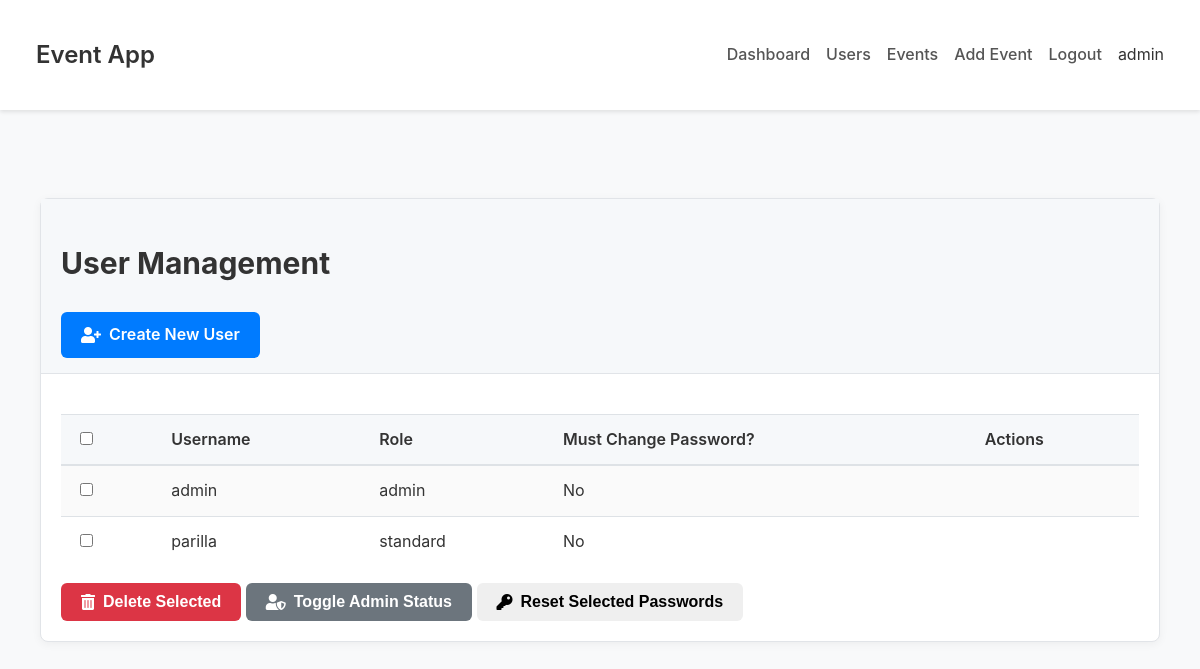
The app's page /admin/users (signed in), older data.
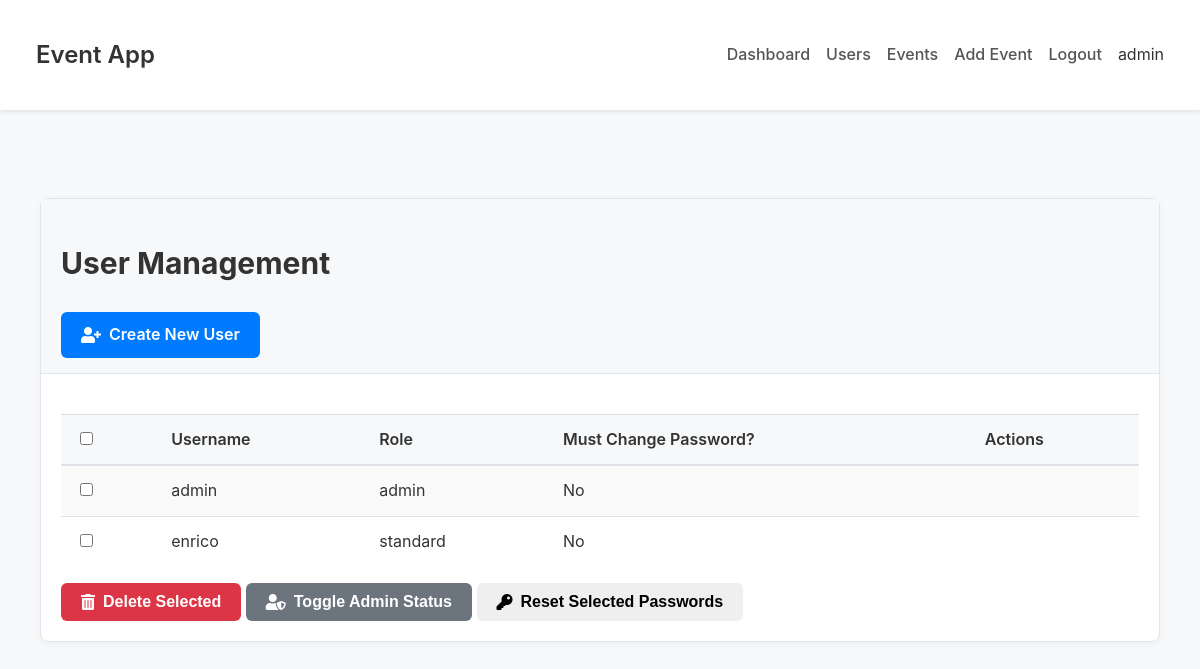
The same page, newer data.
### tables this page shows
CREATE TABLE users (
        id INTEGER PRIMARY KEY AUTOINCREMENT,
        username TEXT UNIQUE NOT NULL,
        password_hash TEXT NOT NULL,
        role TEXT NOT NULL CHECK(role IN ('admin', 'standard')),
        must_change_password INTEGER NOT NULL DEFAULT 0
    );

### app.py (the view)
@app.route('/admin/users')
@admin_required
def admin_users():
    db = get_db()
    users = db.execute('SELECT id, username, role, must_change_password FROM users').fetchall()
    return render_template('user_list.html', users=users, username=session['username'], role=session['role'])

### app.py (called while the page is built)
def get_db():
    if 'db' not in g:
        g.db = sqlite3.connect(DATABASE)
        g.db.row_factory = sqlite3.Row  # This makes rows behave like dicts
    return g.db

def admin_required(f):
    @wraps(f)
    def decorated_function(*args, **kwargs):
        if not session.get('logged_in') or session.get('role') != 'admin':
            flash('You do not have permission to access this page.', 'danger')
            return redirect(url_for('login'))
        return f(*args, **kwargs)
    return decorated_function

### templates/user_list.html (shortened to what this page needs)
{% extends "base.html" %}
{% block content %}
<div class="container mt-4">
    <div class="card">
        <div class="card-header d-flex justify-content-between align-items-center">
            <h2>User Management</h2>
            <a href="{{ url_for('create_user') }}" class="btn btn-primary">
                <i class="fas fa-user-plus"></i> Create New User
            </a>
        </div>
        <div class="card-body">
            {% if users %}
            <form method="post" id="user_actions_form">
                <div class="table-responsive">
                    <table class="table table-striped table-hover">
                        <thead class="thead-light">
                            <tr>
                                <th><input type="checkbox" id="select_all_users"></th>
                                <th>Username</th>
                                <th>Role</th>
                                <th>Must Change Password?</th>
                                <th class="text-right">Actions</th>
                            </tr>
                        </thead>
                        <tbody>
                            {% for user in users %}
                            <tr>
                                <td><input type="checkbox" name="user_ids" value="{{ user.id }}" class="user-checkbox"></td>
                                <td>{{ user.username }}</td>
                                <td>{{ user.role }}</td>
                                <td>{{ 'Yes' if user.must_change_password else 'No' }}</td>
                                <td class="text-right">
                                </td>
                            </tr>
                            {% endfor %}
                        </tbody>
                    </table>
                </div>
                <div class="mt-3 d-flex gap-2">
                    <button type="submit" form-action="{{ url_for('delete_selected_users') }}" class="btn btn-danger">
                        <i class="fas fa-trash-alt"></i> Delete Selected
                    </button>
                    <button type="submit" form-action="{{ url_for('toggle_selected_admin') }}" class="btn btn-secondary">
                        <i class="fas fa-user-shield"></i> Toggle Admin Status
                    </button>
                    <button type="submit" form-action="{{ url_for('reset_selected_passwords') }}" class="btn btn-warning">
                        <i class="fas fa-key"></i> Reset Selected Passwords
                    </button>
                </div>
            </form>
            {% else %}
            <p>No users found.</p>
            {% endif %}
        </div>
    </div>
</div>
{% endblock %}

Row changes from the older to the newer data that the page shows:
changed users "standard": username "parilla" → "enrico"
